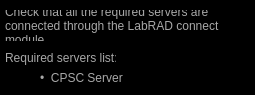
<?xml version="1.0" encoding="UTF-8"?>
<ui version="4.0">
 <class>Dialog</class>
 <widget class="QDialog" name="Dialog">
  <property name="geometry">
   <rect>
    <x>0</x>
    <y>0</y>
    <width>255</width>
    <height>95</height>
   </rect>
  </property>
  <property name="minimumSize">
   <size>
    <width>255</width>
    <height>95</height>
   </size>
  </property>
  <property name="maximumSize">
   <size>
    <width>255</width>
    <height>95</height>
   </size>
  </property>
  <property name="windowTitle">
   <string>JPE Position Control Server List</string>
  </property>
  <property name="styleSheet">
   <string notr="true">background: black</string>
  </property>
  <widget class="QLabel" name="label">
   <property name="geometry">
    <rect>
     <x>5</x>
     <y>50</y>
     <width>111</width>
     <height>16</height>
    </rect>
   </property>
   <property name="styleSheet">
    <string notr="true">#label{
color: rgb(168,168,168)
}</string>
   </property>
   <property name="text">
    <string>Required servers list: </string>
   </property>
  </widget>
  <widget class="QLabel" name="label_2">
   <property name="geometry">
    <rect>
     <x>40</x>
     <y>70</y>
     <width>111</width>
     <height>16</height>
    </rect>
   </property>
   <property name="styleSheet">
    <string notr="true">#label_2{
color: rgb(168,168,168)
}</string>
   </property>
   <property name="text">
    <string>•  CPSC Server</string>
   </property>
  </widget>
  <widget class="QLabel" name="label_3">
   <property name="geometry">
    <rect>
     <x>5</x>
     <y>10</y>
     <width>241</width>
     <height>31</height>
    </rect>
   </property>
   <property name="styleSheet">
    <string notr="true">#label_3{
color: rgb(168,168,168)
}</string>
   </property>
   <property name="text">
    <string>Check that all the required servers are connected through the LabRAD connect module. </string>
   </property>
   <property name="wordWrap">
    <bool>true</bool>
   </property>
  </widget>
 </widget>
 <resources/>
 <connections/>
</ui>
